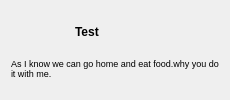
<?xml version="1.0" encoding="UTF-8"?>
<ui version="4.0">
 <class>RoomWidget</class>
 <widget class="QWidget" name="RoomWidget">
  <property name="geometry">
   <rect>
    <x>0</x>
    <y>0</y>
    <width>230</width>
    <height>100</height>
   </rect>
  </property>
  <property name="sizePolicy">
   <sizepolicy hsizetype="Preferred" vsizetype="Preferred">
    <horstretch>0</horstretch>
    <verstretch>0</verstretch>
   </sizepolicy>
  </property>
  <property name="minimumSize">
   <size>
    <width>120</width>
    <height>0</height>
   </size>
  </property>
  <property name="maximumSize">
   <size>
    <width>230</width>
    <height>100</height>
   </size>
  </property>
  <property name="windowTitle">
   <string>Form</string>
  </property>
  <property name="styleSheet">
   <string notr="true">background-color: rgb(239, 239, 239);</string>
  </property>
  <layout class="QGridLayout" name="gridLayout">
   <item row="2" column="1" rowspan="2">
    <widget class="QLabel" name="roomPic">
     <property name="maximumSize">
      <size>
       <width>50</width>
       <height>50</height>
      </size>
     </property>
     <property name="text">
      <string/>
     </property>
     <property name="pixmap">
      <pixmap>../res/img/temp_profile_pic.jpg</pixmap>
     </property>
     <property name="scaledContents">
      <bool>true</bool>
     </property>
    </widget>
   </item>
   <item row="4" column="1" colspan="2">
    <widget class="QLabel" name="lastMessage">
     <property name="font">
      <font>
       <pointsize>7</pointsize>
      </font>
     </property>
     <property name="text">
      <string>As I know we can go home and eat food.why you do it with me.
</string>
     </property>
     <property name="textFormat">
      <enum>Qt::AutoText</enum>
     </property>
     <property name="scaledContents">
      <bool>false</bool>
     </property>
     <property name="wordWrap">
      <bool>true</bool>
     </property>
    </widget>
   </item>
   <item row="2" column="2" rowspan="2">
    <widget class="QLabel" name="roomName">
     <property name="font">
      <font>
       <weight>75</weight>
       <bold>true</bold>
      </font>
     </property>
     <property name="text">
      <string>Test</string>
     </property>
     <property name="wordWrap">
      <bool>true</bool>
     </property>
     <property name="indent">
      <number>8</number>
     </property>
    </widget>
   </item>
  </layout>
 </widget>
 <resources/>
 <connections/>
</ui>
